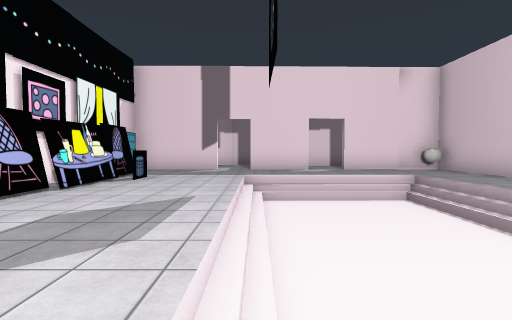
[1] (above)

12 first-person views from a walk through a 3-D level made in the Unity game engine. The camera is 1.3 m above the floor, tilts 2° down and sees 85° across. The floor is counted in squares, 2 m on a side. Each view is taken from the middle of a square. On the plan, view 1 faces up. The plan holds only what a view shows up to about 9 squares ahead; the rest is blank. Some surface patterns are stand-ins.

[2]
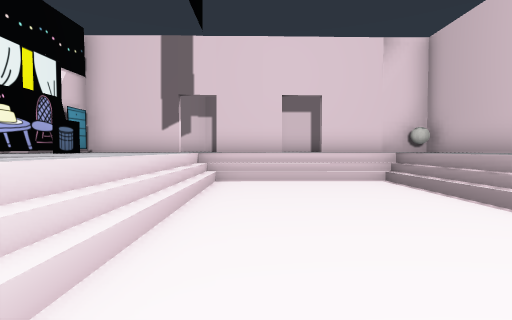

[3]
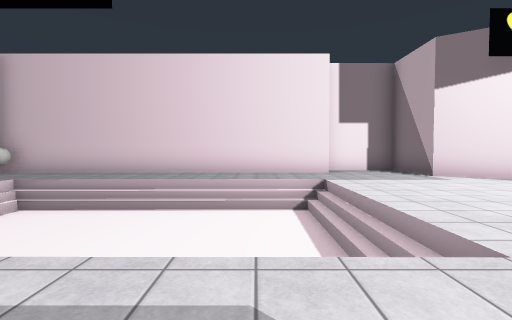

[4]
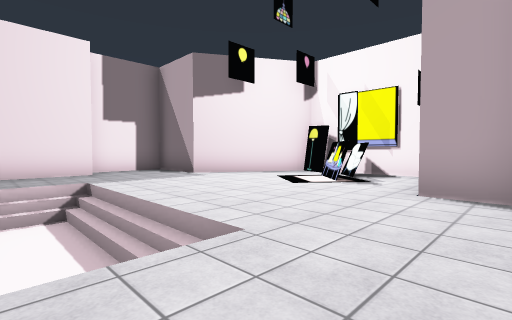

[5]
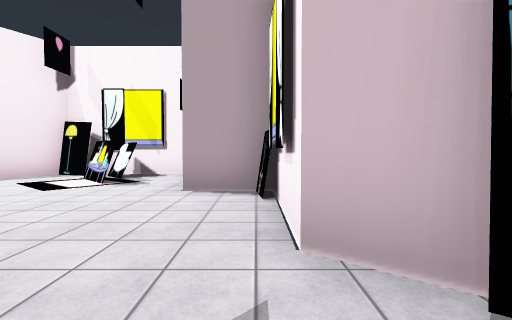

[6]
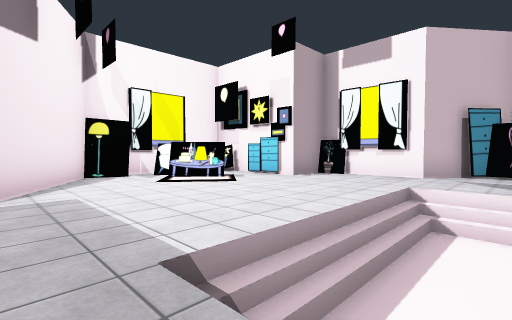

[7]
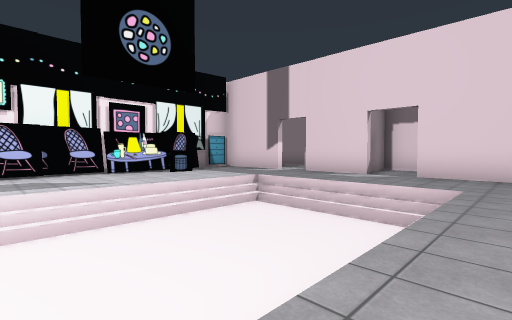

[8]
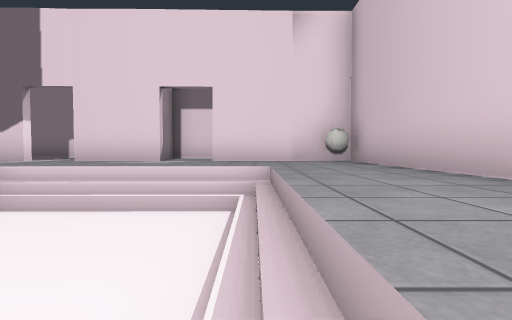

[9]
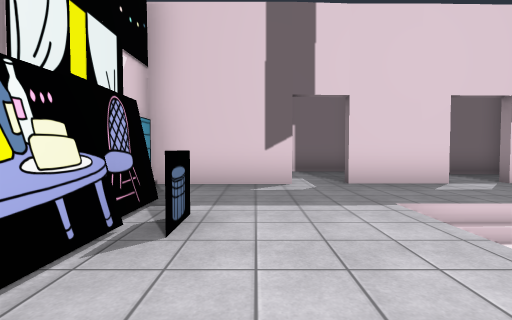

[10]
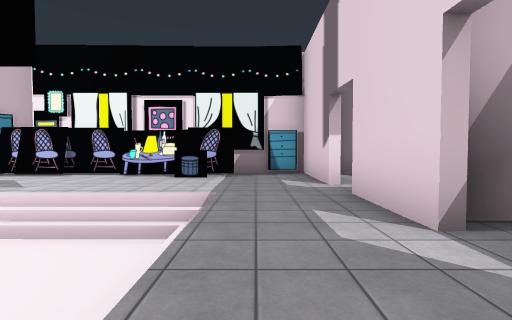

[11]
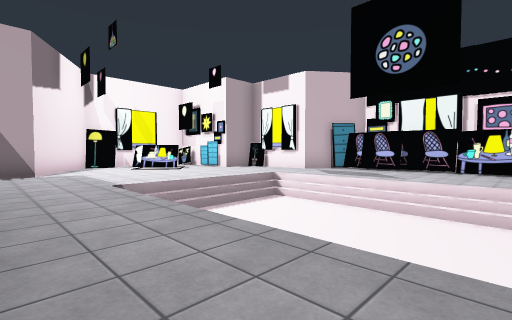

[12]
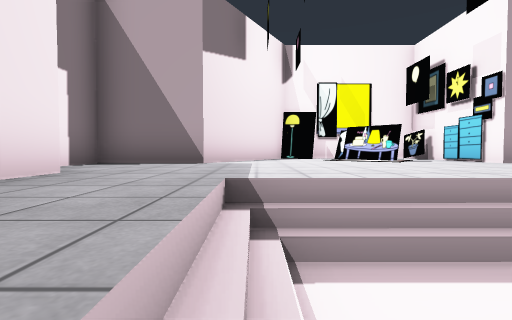

### Floor plan
Key: @ floor where view 1 was taken; # wall or solid block; . main floor; - floor 1.25 m lower than the main floor; / step, stairs or slope; O other object.
Columns run from 4 left of view 1 to 7 right of it. Each row starts with its distance up from view 1.
 13   ####
 12  ##..#####
 11 ##...#...#
 10 #....#.####
  9 ###.##....O
  8 #..........#
  7 ##../////..#
  6 ##../---/..#
  5 #.../---/..#
  4 #.../---/..#
  3 ##../---/..#
  2  #../---/..#
  1  #../////..#
  0  #..@......#
 -1  #.........#
 -2  ##........#
 -3   ##.....###
 -4    #.#..##
 -5    #.##.#
 -6    ######

Positions as (right, up) in squares from view 1, and headings:
1: (0, 0), facing up
2: (1, 1), facing up
3: (-2, 2), facing right
4: (-2, 2), facing down-right
5: (-2, 2), facing down
6: (5, 2), facing down-left
7: (5, 2), facing up-left
8: (4, 3), facing up
9: (-2, 4), facing up
10: (4, 8), facing left
11: (6, 6), facing down-left
12: (4, 3), facing down
